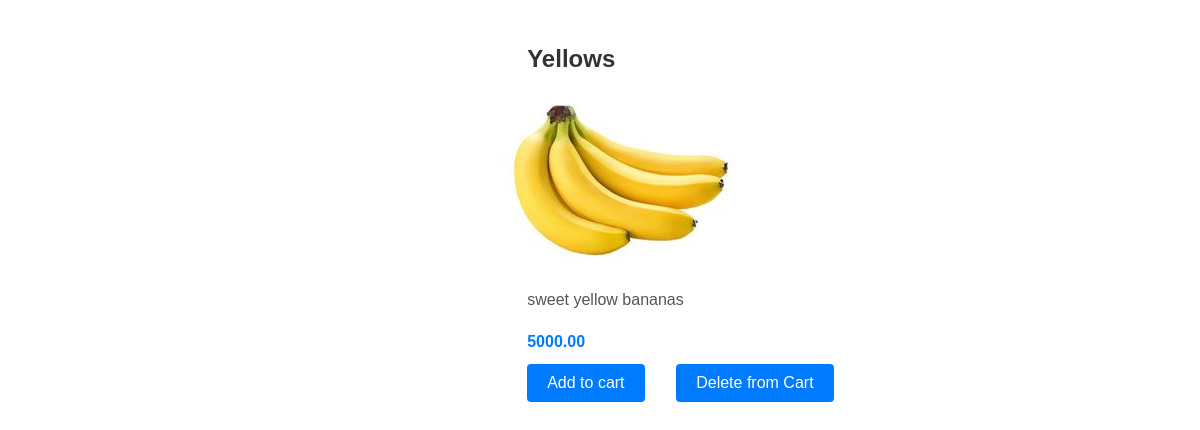
The page /inventory/product/1/ on the database its author committed.
### inventory/models.py (models this page shows)
class Product(models.Model):
    Venders=models.ForeignKey(Venders,null=True,on_delete=models.CASCADE)
    name=models.CharField(max_length=32)
    price=models.DecimalField(max_digits=8,decimal_places=2)
    description=models.TextField()
    image=models.ImageField()
    date_created=models.DateTimeField(auto_now_add=True)
    date_updated=models.DateTimeField(auto_now=True)
    stock=models.PositiveIntegerField()

### inventory/views.py (the view)
# urls.py: path("product/<int:id>/", product_detail, name="product_detail"),
def product_detail(request , id):
    product = Product.objects.get(id=id)
    return render(request , 'inventory/product_detail.html',{'product':product})

### templates/inventory/product_detail.html (shortened to what this page needs)
<!DOCTYPE html>
<html lang="en">
<head>
</head>
<body>
    <h2>{{product.name}}</h2>
    <img src="{{product.image.url}}" alt="{{product.name}}"/>
    <p>{{product.description}}</p>
    <span>{{product.price}}</span>
    <a href="{% url 'cart_list'%}"><button class="add-to-cart-btn">Add to cart</button></a>
        <button class="add-to-cart-btn">Delete from Cart</button>    </div>
</body>
</html>

### templates/inventory/product_detail.html (style rules this page uses)
body { font-family: Arial, sans-serif; line-height: 1.6; margin: 0; padding: 20px; margin-left: 40%; }
h2 { color: #333; font-size: 24px; margin-bottom: 10px; text-transform: capitalize; margin-left: 4%; }
img { max-width: 100%; height: auto; display: block; margin-bottom: 20px; border-radius: 5%; }
p { color: #555; margin-left: 4%; }
span { font-weight: bold; color: #007bff; display: block; margin-bottom: 10px; margin-left: 4%; }
button { background-color: #007bff; color: #fff; border: none; padding: 10px 20px; cursor: pointer; font-size: 16px; border-radius: 4px; margin-left: 4%; }

### rows shown on the page
Product: name "Yellows", image (picture), description "sweet yellow bananas", price "5000.00"
